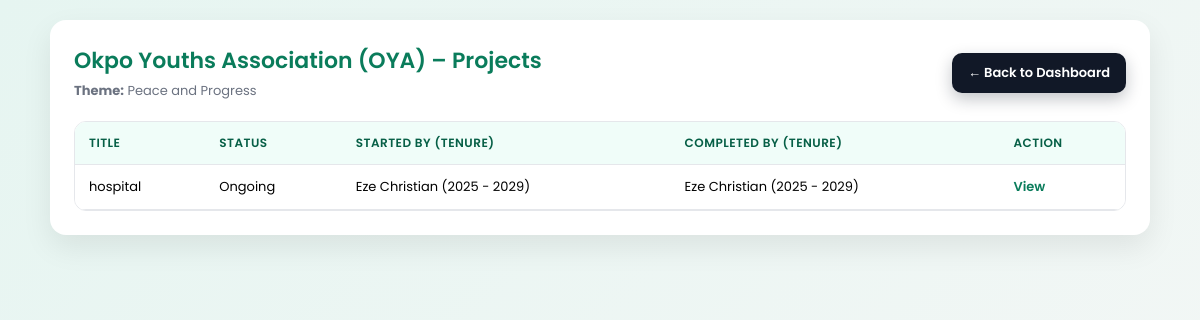
Page /projects/ (signed in) on the committed database.
### projects/models.py (models this page shows, shortened)
class Project(models.Model):
    STATUS_CHOICES = [
        ('ongoing', 'Ongoing'),
        ('completed', 'Completed'),
        ('future', 'Future'),
        ('handed_over', 'Handed Over'),
    ]
    title = models.CharField(max_length=200)
    description = models.TextField()
    status = models.CharField(max_length=20, choices=STATUS_CHOICES)
    started_by_tenure = models.ForeignKey(
        ExecutiveTenure, on_delete=models.SET_NULL, null=True, related_name='projects_started'
    )
    completed_by_tenure = models.ForeignKey(
        ExecutiveTenure, on_delete=models.SET_NULL, null=True, blank=True, related_name='projects_completed'
    )
    start_date = models.DateField()
    end_date = models.DateField(null=True, blank=True)
    created_by = models.ForeignKey(Member, on_delete=models.SET_NULL, null=True)

### accounts/models.py (models this page shows)
class ExecutiveTenure(models.Model):
    name = models.CharField(max_length=100)
    start_year = models.PositiveIntegerField()
    end_year = models.PositiveIntegerField(null=True, blank=True)
    is_active = models.BooleanField(default=True)
    def __str__(self):
        return f"{self.name} ({self.start_year} - {self.end_year or 'Present'})"

### accounts/decorators.py (the view)
    def wrapper(request, *args, **kwargs):
        if not request.session.get('member_id'):
            return redirect('login')
        return view_func(request, *args, **kwargs)

### projects/views.py (called while the page is built)
@login_required
def projects_list(request):
    projects = Project.objects.select_related('started_by_tenure', 'completed_by_tenure')
    return render(request, 'projects/projects_list.html', {'projects': projects})

### projects/templates/projects/projects_list.html (shortened to what this page needs)
<!DOCTYPE html>
<html lang="en">
<head>
</head>
<body>
  <div class="container">
    <div class="header">
      <div class="title">
        <h2>Okpo Youths Association (OYA) – Projects</h2>
        <p><strong>Theme:</strong> Peace and Progress</p>
      </div>
      <div class="actions">
        <a href="{% url 'dashboard' %}" class="btn secondary">← Back to Dashboard</a>
      </div>
    </div>
    <div class="table-wrap">
      <table>
        <thead>
          <tr>
            <th>Title</th>
            <th>Status</th>
            <th>Started By (Tenure)</th>
            <th>Completed By (Tenure)</th>
            <th>Action</th>
          </tr>
        </thead>
        <tbody>
          {% for project in projects %}
          <tr>
            <td>{{ project.title }}</td>
            <td>{{ project.get_status_display }}</td>
            <td>{{ project.started_by_tenure }}</td>
            <td>{{ project.completed_by_tenure|default:"—" }}</td>
            <td>
              <a href="{% url 'project_detail' project.id %}">View</a>
            </td>
          </tr>
          {% empty %}
          <tr>
            <td colspan="5" class="empty">No projects yet.</td>
          </tr>
          {% endfor %}
        </tbody>
      </table>
    </div>
  </div>
</body>
</html>

### projects/templates/projects/projects_list.html (style rules this page uses)
* { box-sizing: border-box; }
body { margin: 0; min-height: 100vh; font-family: 'Poppins', sans-serif; background: linear-gradient(135deg, #e6f5f1, #f5f7f6); padding: 20px; }
.container { max-width: 1100px; margin: auto; background: #ffffff; border-radius: 16px; padding: 24px; box-shadow: 0 12px 30px rgba(0, 0, 0, 0.08); }
.header { display: flex; justify-content: space-between; align-items: center; flex-wrap: wrap; gap: 14px; margin-bottom: 20px; }
.title h2 { margin: 0; font-size: 22px; font-weight: 600; color: #0a7c5b; }
.title p { margin: 4px 0 0; font-size: 13px; color: #6b7280; }
.actions { display: flex; gap: 10px; flex-wrap: wrap; }
.btn { padding: 10px 16px; background: linear-gradient(135deg, #0a7c5b, #0fb38a); color: white; text-decoration: none; border-radius: 10px; font-weight: 600; font-size: 13px; display: inline-flex; align-items: center; gap: 6px; box-shadow: 0 6px 16px rgba(10, 124, 91, 0.25); transition: transform 0.15s ease, box-shadow 0.15s ease, opacity 0.15s ease; }
.btn.secondary { background: #111827; box-shadow: 0 6px 16px rgba(17, 24, 39, 0.25); }
.table-wrap { overflow-x: auto; border-radius: 12px; border: 1px solid #e5e7eb; }
table { width: 100%; border-collapse: collapse; min-width: 700px; background: #fff; }
thead { background: #f0fdf9; }
th, td { padding: 12px 14px; text-align: left; font-size: 13px; border-bottom: 1px solid #e5e7eb; white-space: nowrap; }
th { color: #065f46; font-weight: 600; font-size: 12px; text-transform: uppercase; letter-spacing: 0.04em; }
td a { color: #0a7c5b; font-weight: 600; text-decoration: none; }

### rows in the picture
Project: title "hospital", status "Ongoing", started_by_tenure "Eze Christian (2025 - 2029)", completed_by_tenure "Eze Christian (2025 - 2029)"
